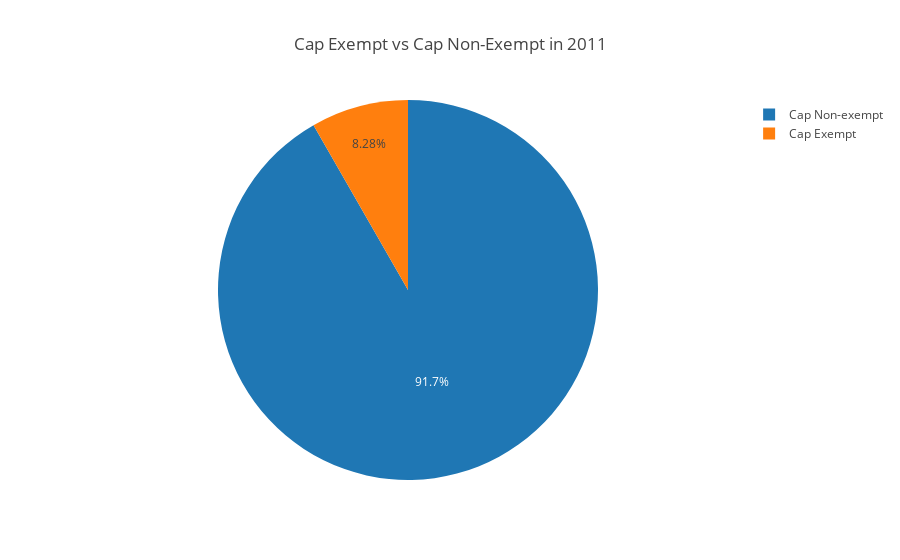
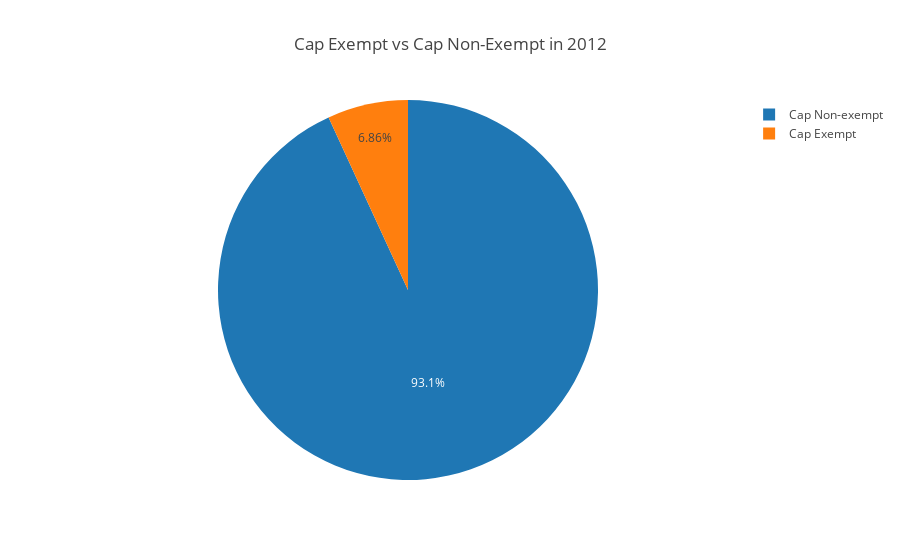
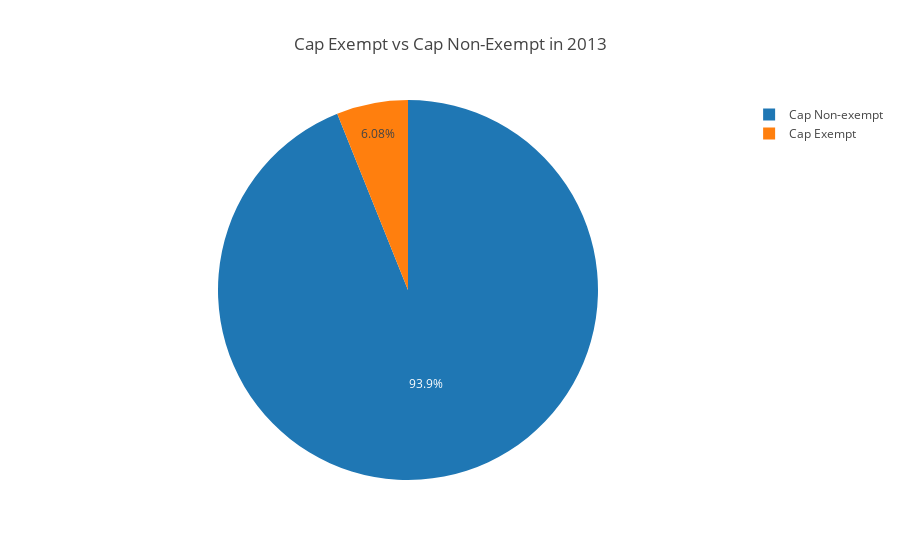
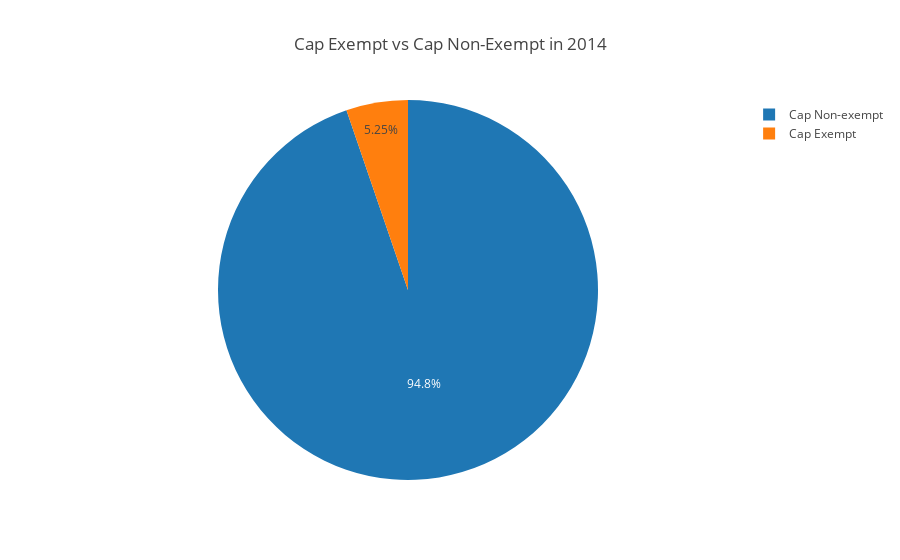

Source (notebook cell) for these figures, in order:
### Code cell
labels = ['Cap Exempt', 'Cap Non-exempt']

for i in range(0, len(cap_exempt_counts)):
    layout = {
        "title" : ("Cap Exempt vs Cap Non-Exempt in %s" % years[i]),
    }
    
    data = {
        "values":[cap_exempt_counts[i], non_cap_exempt[i]],
        "labels":labels,
        "name": years[i],
        "type": "pie",
    }

    fig = go.Figure(
        data=[data], 
        layout=layout
    )
    
    iplot(fig, filename='donut')

### Figure 1 — Plotly figure (JSON) as saved in the notebook; plotly's stock layout.template omitted (floating-point values rounded to 4 significant figures)
{"data": [{"labels": ["Cap Exempt", "Cap Non-exempt"], "name": 2011, "type": "pie", "values": [25475, 282106]}], "layout": {"title": "Cap Exempt vs Cap Non-Exempt in 2011"}}

### Figure 2 — Plotly figure (JSON) as saved in the notebook; plotly's stock layout.template omitted (floating-point values rounded to 4 significant figures)
{"data": [{"labels": ["Cap Exempt", "Cap Non-exempt"], "name": 2012, "type": "pie", "values": [24167, 328002]}], "layout": {"title": "Cap Exempt vs Cap Non-Exempt in 2012"}}

### Figure 3 — Plotly figure (JSON) as saved in the notebook; plotly's stock layout.template omitted (floating-point values rounded to 4 significant figures)
{"data": [{"labels": ["Cap Exempt", "Cap Non-exempt"], "name": 2013, "type": "pie", "values": [23244, 359346]}], "layout": {"title": "Cap Exempt vs Cap Non-Exempt in 2013"}}

### Figure 4 — Plotly figure (JSON) as saved in the notebook; plotly's stock layout.template omitted (floating-point values rounded to 4 significant figures)
{"data": [{"labels": ["Cap Exempt", "Cap Non-exempt"], "name": 2014, "type": "pie", "values": [23873, 430865]}], "layout": {"title": "Cap Exempt vs Cap Non-Exempt in 2014"}}
